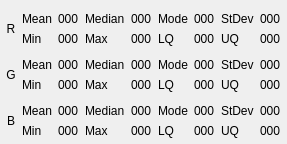
<?xml version="1.0" encoding="UTF-8"?>
<ui version="4.0">
 <class>OpenMVPluginHistogram</class>
 <widget class="QWidget" name="OpenMVPluginHistogram">
  <layout class="QVBoxLayout" name="layout" stretch="1,0,1,0,1,0">
   <property name="spacing">
    <number>6</number>
   </property>
   <property name="sizeConstraint">
    <enum>QLayout::SetMinimumSize</enum>
   </property>
   <property name="leftMargin">
    <number>0</number>
   </property>
   <property name="topMargin">
    <number>6</number>
   </property>
   <property name="rightMargin">
    <number>0</number>
   </property>
   <property name="bottomMargin">
    <number>6</number>
   </property>
   <item>
    <widget class="QCustomPlot" name="C0Plot" native="true"/>
   </item>
   <item>
    <widget class="QWidget" name="C0Stats" native="true">
     <layout class="QHBoxLayout" name="C0StatsOuterLayout">
      <property name="spacing">
       <number>6</number>
      </property>
      <property name="leftMargin">
       <number>6</number>
      </property>
      <property name="topMargin">
       <number>0</number>
      </property>
      <property name="rightMargin">
       <number>6</number>
      </property>
      <property name="bottomMargin">
       <number>0</number>
      </property>
      <item>
       <widget class="QLabel" name="C0ChannelLabel">
        <property name="alignment">
         <set>Qt::AlignCenter</set>
        </property>
        <property name="text">
         <string>R</string>
        </property>
       </widget>
      </item>
      <item>
       <layout class="QGridLayout" name="C0StatsLayout">
        <property name="leftMargin">
         <number>0</number>
        </property>
        <property name="topMargin">
         <number>0</number>
        </property>
        <property name="rightMargin">
         <number>0</number>
        </property>
        <property name="bottomMargin">
         <number>0</number>
        </property>
      <item row="1" column="1">
       <widget class="Utils::ElidingLabel" name="C0MinValue">
        <property name="text">
         <string>000</string>
        </property>
       </widget>
      </item>
      <item row="1" column="2">
       <widget class="Utils::ElidingLabel" name="C0MaxLabel">
        <property name="text">
         <string>Max</string>
        </property>
       </widget>
      </item>
      <item row="0" column="2">
       <widget class="Utils::ElidingLabel" name="C0MedianLabel">
        <property name="text">
         <string>Median</string>
        </property>
       </widget>
      </item>
      <item row="1" column="3">
       <widget class="Utils::ElidingLabel" name="C0MaxValue">
        <property name="text">
         <string>000</string>
        </property>
       </widget>
      </item>
      <item row="0" column="3">
       <widget class="Utils::ElidingLabel" name="C0MedianValue">
        <property name="text">
         <string>000</string>
        </property>
       </widget>
      </item>
      <item row="0" column="4">
       <widget class="Utils::ElidingLabel" name="C0ModeLabel">
        <property name="text">
         <string>Mode</string>
        </property>
       </widget>
      </item>
      <item row="0" column="5">
       <widget class="Utils::ElidingLabel" name="C0ModeValue">
        <property name="text">
         <string>000</string>
        </property>
       </widget>
      </item>
      <item row="1" column="5">
       <widget class="Utils::ElidingLabel" name="C0LQValue">
        <property name="text">
         <string>000</string>
        </property>
       </widget>
      </item>
      <item row="1" column="4">
       <widget class="Utils::ElidingLabel" name="C0LQLabel">
        <property name="text">
         <string>LQ</string>
        </property>
       </widget>
      </item>
      <item row="1" column="6">
       <widget class="Utils::ElidingLabel" name="C0UQLabel">
        <property name="text">
         <string>UQ</string>
        </property>
       </widget>
      </item>
      <item row="0" column="6">
       <widget class="Utils::ElidingLabel" name="C0StDevLabel">
        <property name="text">
         <string>StDev</string>
        </property>
       </widget>
      </item>
      <item row="1" column="0">
       <widget class="Utils::ElidingLabel" name="C0MinLabel">
        <property name="text">
         <string>Min</string>
        </property>
       </widget>
      </item>
      <item row="0" column="1">
       <widget class="Utils::ElidingLabel" name="C0MeanValue">
        <property name="text">
         <string>000</string>
        </property>
       </widget>
      </item>
      <item row="0" column="0">
       <widget class="Utils::ElidingLabel" name="C0MeanLabel">
        <property name="text">
         <string>Mean</string>
        </property>
       </widget>
      </item>
      <item row="0" column="7">
       <widget class="Utils::ElidingLabel" name="C0StDevValue">
        <property name="text">
         <string>000</string>
        </property>
       </widget>
      </item>
      <item row="1" column="7">
       <widget class="Utils::ElidingLabel" name="C0UQValue">
        <property name="text">
         <string>000</string>
        </property>
       </widget>
      </item>
       </layout>
      </item>
     </layout>
    </widget>
   </item>
   <item>
    <widget class="QCustomPlot" name="C1Plot" native="true"/>
   </item>
   <item>
    <widget class="QWidget" name="C1Stats" native="true">
     <layout class="QHBoxLayout" name="C1StatsOuterLayout">
      <property name="spacing">
       <number>6</number>
      </property>
      <property name="leftMargin">
       <number>6</number>
      </property>
      <property name="topMargin">
       <number>0</number>
      </property>
      <property name="rightMargin">
       <number>6</number>
      </property>
      <property name="bottomMargin">
       <number>0</number>
      </property>
      <item>
       <widget class="QLabel" name="C1ChannelLabel">
        <property name="alignment">
         <set>Qt::AlignCenter</set>
        </property>
        <property name="text">
         <string>G</string>
        </property>
       </widget>
      </item>
      <item>
       <layout class="QGridLayout" name="C1StatsLayout">
        <property name="leftMargin">
         <number>0</number>
        </property>
        <property name="topMargin">
         <number>0</number>
        </property>
        <property name="rightMargin">
         <number>0</number>
        </property>
        <property name="bottomMargin">
         <number>0</number>
        </property>
      <item row="1" column="1">
       <widget class="Utils::ElidingLabel" name="C1MinValue">
        <property name="text">
         <string>000</string>
        </property>
       </widget>
      </item>
      <item row="1" column="2">
       <widget class="Utils::ElidingLabel" name="C1MaxLabel">
        <property name="text">
         <string>Max</string>
        </property>
       </widget>
      </item>
      <item row="0" column="2">
       <widget class="Utils::ElidingLabel" name="C1MedianLabel">
        <property name="text">
         <string>Median</string>
        </property>
       </widget>
      </item>
      <item row="1" column="3">
       <widget class="Utils::ElidingLabel" name="C1MaxValue">
        <property name="text">
         <string>000</string>
        </property>
       </widget>
      </item>
      <item row="0" column="3">
       <widget class="Utils::ElidingLabel" name="C1MedianValue">
        <property name="text">
         <string>000</string>
        </property>
       </widget>
      </item>
      <item row="0" column="4">
       <widget class="Utils::ElidingLabel" name="C1ModeLabel">
        <property name="text">
         <string>Mode</string>
        </property>
       </widget>
      </item>
      <item row="0" column="5">
       <widget class="Utils::ElidingLabel" name="C1ModeValue">
        <property name="text">
         <string>000</string>
        </property>
       </widget>
      </item>
      <item row="1" column="5">
       <widget class="Utils::ElidingLabel" name="C1LQValue">
        <property name="text">
         <string>000</string>
        </property>
       </widget>
      </item>
      <item row="1" column="4">
       <widget class="Utils::ElidingLabel" name="C1LQLabel">
        <property name="text">
         <string>LQ</string>
        </property>
       </widget>
      </item>
      <item row="1" column="6">
       <widget class="Utils::ElidingLabel" name="C1UQLabel">
        <property name="text">
         <string>UQ</string>
        </property>
       </widget>
      </item>
      <item row="0" column="6">
       <widget class="Utils::ElidingLabel" name="C1StDevLabel">
        <property name="text">
         <string>StDev</string>
        </property>
       </widget>
      </item>
      <item row="1" column="0">
       <widget class="Utils::ElidingLabel" name="C1MinLabel">
        <property name="text">
         <string>Min</string>
        </property>
       </widget>
      </item>
      <item row="0" column="1">
       <widget class="Utils::ElidingLabel" name="C1MeanValue">
        <property name="text">
         <string>000</string>
        </property>
       </widget>
      </item>
      <item row="0" column="0">
       <widget class="Utils::ElidingLabel" name="C1MeanLabel">
        <property name="text">
         <string>Mean</string>
        </property>
       </widget>
      </item>
      <item row="0" column="7">
       <widget class="Utils::ElidingLabel" name="C1StDevValue">
        <property name="text">
         <string>000</string>
        </property>
       </widget>
      </item>
      <item row="1" column="7">
       <widget class="Utils::ElidingLabel" name="C1UQValue">
        <property name="text">
         <string>000</string>
        </property>
       </widget>
      </item>
       </layout>
      </item>
     </layout>
    </widget>
   </item>
   <item>
    <widget class="QCustomPlot" name="C2Plot" native="true"/>
   </item>
   <item>
    <widget class="QWidget" name="C2Stats" native="true">
     <layout class="QHBoxLayout" name="C2StatsOuterLayout">
      <property name="spacing">
       <number>6</number>
      </property>
      <property name="leftMargin">
       <number>6</number>
      </property>
      <property name="topMargin">
       <number>0</number>
      </property>
      <property name="rightMargin">
       <number>6</number>
      </property>
      <property name="bottomMargin">
       <number>0</number>
      </property>
      <item>
       <widget class="QLabel" name="C2ChannelLabel">
        <property name="alignment">
         <set>Qt::AlignCenter</set>
        </property>
        <property name="text">
         <string>B</string>
        </property>
       </widget>
      </item>
      <item>
       <layout class="QGridLayout" name="C2StatsLayout">
        <property name="leftMargin">
         <number>0</number>
        </property>
        <property name="topMargin">
         <number>0</number>
        </property>
        <property name="rightMargin">
         <number>0</number>
        </property>
        <property name="bottomMargin">
         <number>0</number>
        </property>
      <item row="1" column="1">
       <widget class="Utils::ElidingLabel" name="C2MinValue">
        <property name="text">
         <string>000</string>
        </property>
       </widget>
      </item>
      <item row="1" column="2">
       <widget class="Utils::ElidingLabel" name="C2MaxLabel">
        <property name="text">
         <string>Max</string>
        </property>
       </widget>
      </item>
      <item row="0" column="2">
       <widget class="Utils::ElidingLabel" name="C2MedianLabel">
        <property name="text">
         <string>Median</string>
        </property>
       </widget>
      </item>
      <item row="1" column="3">
       <widget class="Utils::ElidingLabel" name="C2MaxValue">
        <property name="text">
         <string>000</string>
        </property>
       </widget>
      </item>
      <item row="0" column="3">
       <widget class="Utils::ElidingLabel" name="C2MedianValue">
        <property name="text">
         <string>000</string>
        </property>
       </widget>
      </item>
      <item row="0" column="4">
       <widget class="Utils::ElidingLabel" name="C2ModeLabel">
        <property name="text">
         <string>Mode</string>
        </property>
       </widget>
      </item>
      <item row="0" column="5">
       <widget class="Utils::ElidingLabel" name="C2ModeValue">
        <property name="text">
         <string>000</string>
        </property>
       </widget>
      </item>
      <item row="1" column="5">
       <widget class="Utils::ElidingLabel" name="C2LQValue">
        <property name="text">
         <string>000</string>
        </property>
       </widget>
      </item>
      <item row="1" column="4">
       <widget class="Utils::ElidingLabel" name="C2LQLabel">
        <property name="text">
         <string>LQ</string>
        </property>
       </widget>
      </item>
      <item row="1" column="6">
       <widget class="Utils::ElidingLabel" name="C2UQLabel">
        <property name="text">
         <string>UQ</string>
        </property>
       </widget>
      </item>
      <item row="0" column="6">
       <widget class="Utils::ElidingLabel" name="C2StDevLabel">
        <property name="text">
         <string>StDev</string>
        </property>
       </widget>
      </item>
      <item row="1" column="0">
       <widget class="Utils::ElidingLabel" name="C2MinLabel">
        <property name="text">
         <string>Min</string>
        </property>
       </widget>
      </item>
      <item row="0" column="1">
       <widget class="Utils::ElidingLabel" name="C2MeanValue">
        <property name="text">
         <string>000</string>
        </property>
       </widget>
      </item>
      <item row="0" column="0">
       <widget class="Utils::ElidingLabel" name="C2MeanLabel">
        <property name="text">
         <string>Mean</string>
        </property>
       </widget>
      </item>
      <item row="0" column="7">
       <widget class="Utils::ElidingLabel" name="C2StDevValue">
        <property name="text">
         <string>000</string>
        </property>
       </widget>
      </item>
      <item row="1" column="7">
       <widget class="Utils::ElidingLabel" name="C2UQValue">
        <property name="text">
         <string>000</string>
        </property>
       </widget>
      </item>
       </layout>
      </item>
     </layout>
    </widget>
   </item>
  </layout>
 </widget>
 <customwidgets>
  <customwidget>
   <class>QCustomPlot</class>
   <extends>QWidget</extends>
   <header>openmv/qcustomplot/qcustomplot.h</header>
   <container>1</container>
  </customwidget>
  <customwidget>
   <class>Utils::ElidingLabel</class>
   <extends>QLabel</extends>
   <header location="global">utils/elidinglabel.h</header>
  </customwidget>
 </customwidgets>
 <resources/>
 <connections/>
</ui>
